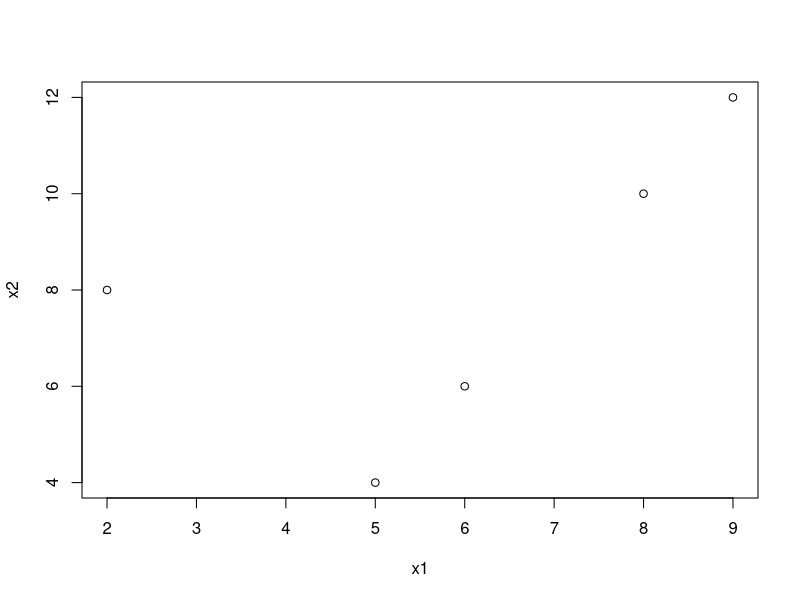

Generate this figure with R:
#_________________Problem_1______________________
# Construct matrix, Extract and Plot first two column, covariance matrix, and correlation matrix 
#Creating data frame (df) from given data
df=data.frame(
  x1=c(9, 2, 6, 5, 8),
  x2=c(12, 8, 6, 4, 10),
  x3=c(3, 4, 0, 2, 1))
df
as.matrix(df)
# Extract the first column 
x1=df[,1]
x1
# Extract the second column
x2=df[,2]
x2
# Plotting scatter plot with first and second column
plot(x1,x2)
#mean vector of first and second column
m1=mean(df$x1)
m2=mean(df$x2)
m=as.matrix(c(m1,m2))
m
#Calculating sample mean and creating mean vector
mean_vect=as.matrix(colMeans(df))
mean_vect
#Creating the covariance matrix for given data frame
cov(df)
# Creating the correlation matrix for the given data frame
cor(df)


#___________________Problem_2_________________________
# Spectral decomposition for the given data.
#create matrix
S=matrix(c(13, -4, 2, -4, 13, -2, 2, -2, 10),3,3,byrow = TRUE)
print(S)

# Calculating the eigenvalues and eigenvectors for the given matrix.
ev=eigen(S)
ev
#Extract eigenvectors as P
P=ev$vectors
P
#Extract eigenvalues as Q and make diagonal as D
Q=ev$values
Q
D=diag(Q)
D
#___verifying spectral decomposition__ 
V=P %*% D %*% solve(P)
V
#Are the decomposed matrix and original matrix same?
all.equal(S, V)

#""""The basic idea here is that each eigenvalue–eigenvector pair generates a rank 1 matrix, λiviv′i,
#and these sum to the original matrix, A=∑iλiviv′"""

S1 = Q[1] * P[,1] %*% t(P[,1])
S1

S2 = Q[2] * P[,2] %*% t(P[,2])
S2

S3 = Q[3] * P[,3] %*% t(P[,3])
S3


##Then, summing them gives S, so they do decompose S:

K=S1 + S2 + S3
K
#Verify
all.equal(S, K)

#_____________Problem_3________________
#Singular Value Decomposition
# Creating a matrix
A = as.matrix(data.frame(
  c1=c(4,7,-1,8), 
  c2=c(-5,-2,4,2), 
  c3=c(-1,3,-3,6)))
A
# the singular value decomposition is
decom=svd(A)
decom


#Here verifying the results
R=decom$u %*% diag(decom$d) %*% t(decom$v)
R

all.equal(A,R)

#Or
B = matrix(
  data = c(5, -4, 1, 2), 
  nrow = 2
)
B
# Singular value decomposition
sv_decomp = svd(B)

# View results
sv_decomp

# Verify the results of the SVD
Q=sv_decomp$u %*% diag(sv_decomp$d) %*% t(sv_decomp$v)
all.equal(B,Q)

#_____________Problem_4________________
# Example 5.l (Evaluating T 2 ) Let the data matrix for a random sample of size n = 3 
# from a bivariate normal population. Evaluate the observed T^2 for mu\prime_0=
#[9,5]. What is the sampling distribution of T^2 in this case?
# solve this problem manually by R code

# Creating the matrix
n=3
p=2
mu0=as.matrix(c(9,5))
mu0
X=as.matrix(data.frame(x1=c(6,10,8),
                       x2=c(9,6,3)))
X
# the sample mean vector
x_bar=as.matrix(colMeans(X))
x_bar
# Find the covariance matrix for the given matrix
s=cov(X)
s
# The inverse matrix of the covariance matrix.
s_invers=solve(s)
s_invers
# Finding the mean difference
mean_diff=x_bar-mu0
mean_diff
transpose=t(mean_diff)
transpose

#Hotelling T^2 
T_2=n*transpose%*%s_invers%*%mean_diff
T_2
# Finding the tabulated value for F statistic at 10% level of significance.
F_tab_value=qf(.10,df1 = p,df2 = n-p,lower.tail = FALSE)
F_tab_value
# Now calculate the critical value
F_critical=(((n-1)*p)/(n-p))*F_tab_value
F_critical

#Comment:
#Since calculated T^2 is smaller than critical value.
#There is evidence to reject Null hypothesis

#__________________Problem_5______________________________

# Perspiration from 20 healthy females was analyzed. Three components, X1=sweet rasterImage()
# x2=sodium content, and x3= Potassium content, were measured, and the results, which 
# we call the sweat data, are presented.
# The test hypothesis H0: mu_prime =[4,50,10] against=H1:mu is not equal to given mean
# at the label of significance 10%

#Creating matrix
n=20
p=3
mu=as.matrix(c(4,50,10))
mu
df=data.frame(
  X1=c(3.7,5.7,3.8,3.2,3.1,4.6,2.4,7.2,6.7,5.4,3.9,4.5,3.5,4.5,1.5,8.5,4.5,6.5,4.1,5.5),
  X2=c(48.5,65.1,47.2,53.2,55.5,36.1,24.8,33.1,47.4,54.1,36.9,58.8,27.8,40.2,13.5,56.4,71.6,52.8,44.1,40.9),  
  X3=c(9.3,8.0,10.9,12.0,9.7,7.9,14.0,7.6,8.5,11.3,12.7,12.3,9.8,8.4,10.1,7.1,8.2,10.9,11.2,9.4)
)
df
# the sample mean vector
x_bar=as.matrix(colMeans(df))
x_bar
# Finding the variance and covariance matrix
S=cov(df)
S
# Finding the inverse of variance and covariance matrix
S_inv=solve(S)
S_inv

mu_diff=x_bar-mu
mu_diff
#transpose of mean diff 
mu_diff_tanspose=t(mu_diff)
mu_diff_tanspose

#Observed hotelling T^2
T_sq=n*mu_diff_tanspose%*%S_inv%*% mu_diff
T_sq

#Finding the tabulated F value at the level of significance 10%
F_tab=qf(.10,df1 = p,df2 = n-p,lower.tail = FALSE)
F_tab
# critical value
F_crit=(((n-1)*p)/(n-p))*F_tab
F_crit

#Comment:
#we see that T2 = 9.74 > 8.18, and consequently, we reject H0 at the 10% level of significance.
